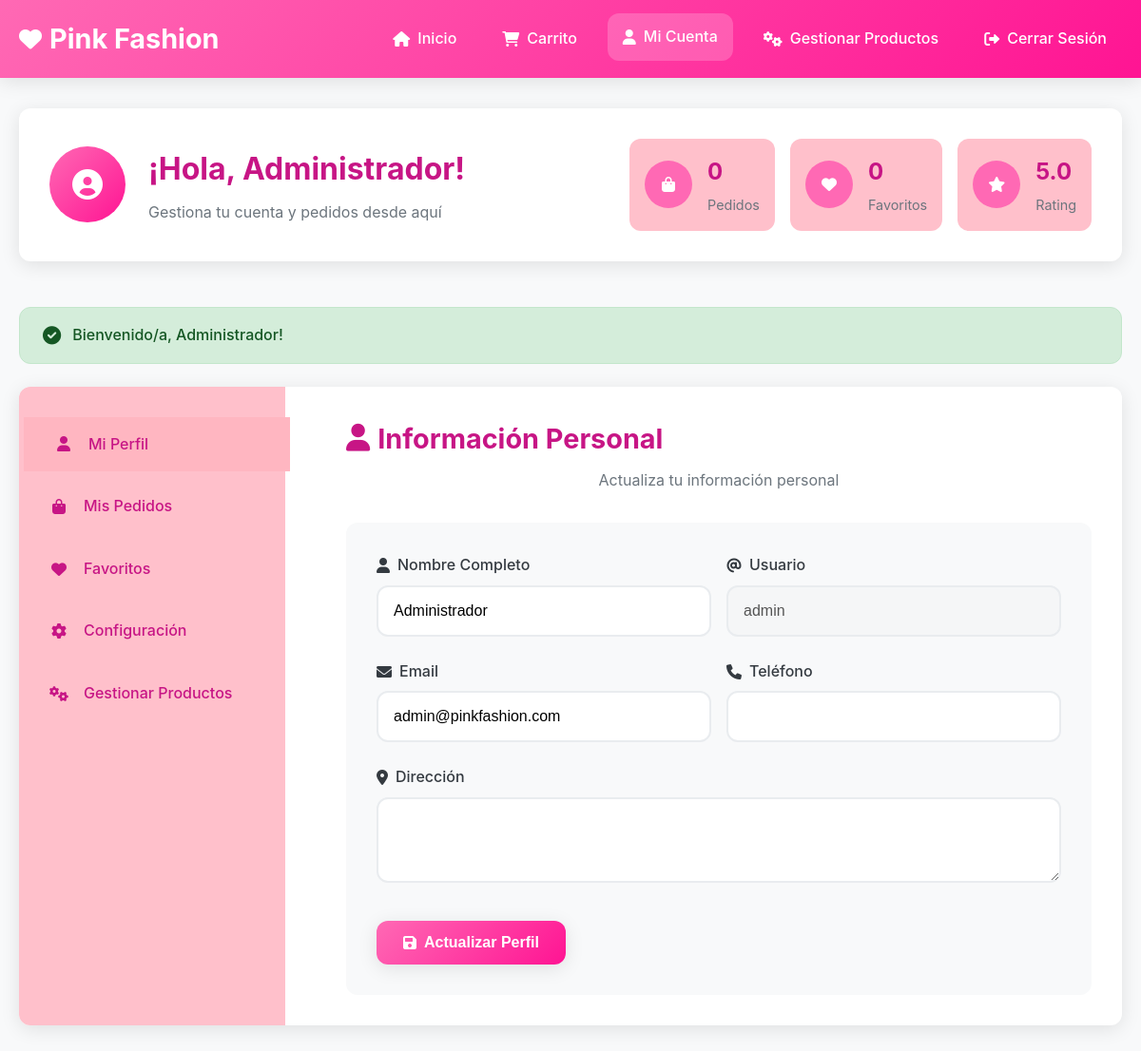
The app's page /dashboard.php?success=login (signed in) with its own data.
### tables this page shows
CREATE TABLE users (
    id INT AUTO_INCREMENT PRIMARY KEY,
    username VARCHAR(50) UNIQUE NOT NULL,
    email VARCHAR(100) UNIQUE NOT NULL,
    password VARCHAR(255) NOT NULL,
    full_name VARCHAR(100) NOT NULL,
    phone VARCHAR(20),
    address TEXT,
    role ENUM('admin', 'user') DEFAULT 'user',
    created_at TIMESTAMP DEFAULT CURRENT_TIMESTAMP,
    updated_at TIMESTAMP DEFAULT CURRENT_TIMESTAMP ON UPDATE CURRENT_TIMESTAMP
);

### includes/auth.php (called while the page is built, shortened)
<?php
function isAdmin() {
    return isset($_SESSION['role']) && $_SESSION['role'] === 'admin';
}
?>

### dashboard.php (the view, shortened to what this page needs)
<?php
require_once 'includes/auth.php';
$database = new Database();
$db = $database->getConnection();
$success = '';
if (isset($_GET['success'])) {
    switch ($_GET['success']) {
        case 'login':
            $success = 'Bienvenido/a, ' . $_SESSION['full_name'] . '!';
            break;
    }
}
$query = "SELECT * FROM users WHERE id = ?";
$stmt = $db->prepare($query);
$stmt->execute([$_SESSION['user_id']]);
$user = $stmt->fetch();
?>
<!DOCTYPE html>
<html lang="es">
<head>
    <link rel="stylesheet" href="css/style.css">
    <link href="https://cdnjs.cloudflare.com/ajax/libs/font-awesome/6.0.0/css/all.min.css" rel="stylesheet">
</head>
<body>
    <header class="header">
        <nav class="navbar">
            <div class="nav-container">
                <div class="nav-logo">
                    <i class="fas fa-heart"></i>
                    <h1><a href="index.php">Pink Fashion</a></h1>
                </div>
                <ul class="nav-menu">
                    <li><a href="index.php"><i class="fas fa-home"></i> Inicio</a></li>
                    <li><a href="cart.php"><i class="fas fa-shopping-cart"></i> Carrito</a></li>
                    <li><a href="dashboard.php" class="active"><i class="fas fa-user"></i> Mi Cuenta</a></li>
                    <?php if (isAdmin()): ?>
                        <li><a href="products.php"><i class="fas fa-cogs"></i> Gestionar Productos</a></li>
                    <?php endif; ?>
                    <li><a href="logout.php"><i class="fas fa-sign-out-alt"></i> Cerrar Sesión</a></li>
                </ul>
            </div>
        </nav>
    </header>
    <main class="dashboard-main">
        <div class="container">
            <div class="dashboard-header">
                <div class="user-welcome">
                    <div class="user-avatar">
                        <i class="fas fa-user-circle"></i>
                    </div>
                    <div class="user-info">
                        <h1>¡Hola, <?php echo htmlspecialchars($_SESSION['full_name']); ?>!</h1>
                        <p>Gestiona tu cuenta y pedidos desde aquí</p>
                    </div>
                </div>
                <div class="dashboard-stats">
                    <div class="stat-card">
                        <div class="stat-icon">
                            <i class="fas fa-shopping-bag"></i>
                        </div>
                        <div class="stat-info">
                            <h3>0</h3>
                            <p>Pedidos</p>
                        </div>
                    </div>
                    <div class="stat-card">
                        <div class="stat-icon">
                            <i class="fas fa-heart"></i>
                        </div>
                        <div class="stat-info">
                            <h3>0</h3>
                            <p>Favoritos</p>
                        </div>
                    </div>
                    <div class="stat-card">
                        <div class="stat-icon">
                            <i class="fas fa-star"></i>
                        </div>
                        <div class="stat-info">
                            <h3>5.0</h3>
                            <p>Rating</p>
                        </div>
                    </div>
                </div>
            </div>
            <?php if ($success): ?>
                <div class="alert alert-success">
                    <i class="fas fa-check-circle"></i>
                    <?php echo $success; ?>
                </div>
            <?php endif; ?>
            <div class="dashboard-content">
                <div class="dashboard-sidebar">
                    <ul class="dashboard-menu">
                        <li>
                            <a href="#profile" class="menu-link active" data-section="profile">
                                <i class="fas fa-user"></i>
                                <span>Mi Perfil</span>
                            </a>
                        </li>
                        <li>
                            <a href="#orders" class="menu-link" data-section="orders">
                                <i class="fas fa-shopping-bag"></i>
                                <span>Mis Pedidos</span>
                            </a>
                        </li>
                        <li>
                            <a href="#favorites" class="menu-link" data-section="favorites">
                                <i class="fas fa-heart"></i>
                                <span>Favoritos</span>
                            </a>
                        </li>
                        <li>
                            <a href="#settings" class="menu-link" data-section="settings">
                                <i class="fas fa-cog"></i>
                                <span>Configuración</span>
                            </a>
                        </li>
                        <?php if (isAdmin()): ?>
                            <li>
                                <a href="products.php" class="menu-link">
                                    <i class="fas fa-cogs"></i>
                                    <span>Gestionar Productos</span>
                                </a>
                            </li>
                        <?php endif; ?>
                    </ul>
                </div>
                <div class="dashboard-main-content">
                    <div id="profile" class="dashboard-section active">
                        <div class="section-header">
                            <h2><i class="fas fa-user"></i> Información Personal</h2>
                            <p>Actualiza tu información personal</p>
                        </div>
                        <div class="profile-card">
                            <form method="POST" class="profile-form">
                                <div class="form-row">
                                    <div class="form-group">
                                        <label for="full_name">
                                            <i class="fas fa-user"></i>
                                            Nombre Completo
                                        </label>
                                        <input type="text" id="full_name" name="full_name"
                                               value="<?php echo htmlspecialchars($user['full_name']); ?>" required>
                                    </div>
                                    <div class="form-group">
                                        <label for="username">
                                            <i class="fas fa-at"></i>
                                            Usuario
                                        </label>
                                        <input type="text" id="username" name="username"
                                               value="<?php echo htmlspecialchars($user['username']); ?>" disabled>
                                    </div>
                                </div>
                                <div class="form-row">
                                    <div class="form-group">
                                        <label for="email">
                                            <i class="fas fa-envelope"></i>
                                            Email
                                        </label>
                                        <input type="email" id="email" name="email"
                                               value="<?php echo htmlspecialchars($user['email']); ?>" required>
                                    </div>
                                    <div class="form-group">
                                        <label for="phone">
                                            <i class="fas fa-phone"></i>
                                            Teléfono
                                        </label>
                                        <input type="tel" id="phone" name="phone"
                                               value="<?php echo htmlspecialchars($user['phone'] ?? ''); ?>">
                                    </div>
                                </div>
                                <div class="form-group">
                                    <label for="address">
                                        <i class="fas fa-map-marker-alt"></i>
                                        Dirección
                                    </label>
                                    <textarea id="address" name="address" rows="3"><?php echo htmlspecialchars($user['address'] ?? ''); ?></textarea>
                                </div>
                                <div class="form-actions">
                                    <button type="submit" class="btn-primary">
                                        <i class="fas fa-save"></i>
                                        Actualizar Perfil
                                    </button>
                                </div>
                            </form>
                        </div>
                    </div>
                </div>
            </div>
        </div>
    </main>
</body>
</html>

### records on screen
users: full_name "Administrador", username "admin", email "admin@pinkfashion.com"

### other values on screen
$_SESSION['full_name'] "Administrador"
$success "Bienvenido/a, Administrador!"
